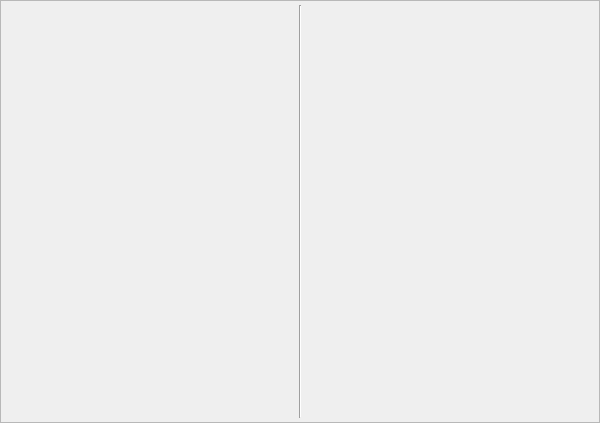
<?xml version="1.0" encoding="UTF-8"?>
<ui version="4.0">
 <class>TimingsDialog</class>
 <widget class="QDialog" name="TimingsDialog">
  <property name="geometry">
   <rect>
    <x>0</x>
    <y>0</y>
    <width>600</width>
    <height>423</height>
   </rect>
  </property>
  <property name="windowTitle">
   <string>Dialog</string>
  </property>
  <layout class="QVBoxLayout" name="verticalLayout">
   <property name="spacing">
    <number>0</number>
   </property>
   <property name="leftMargin">
    <number>0</number>
   </property>
   <property name="topMargin">
    <number>0</number>
   </property>
   <property name="rightMargin">
    <number>0</number>
   </property>
   <property name="bottomMargin">
    <number>0</number>
   </property>
   <item>
    <widget class="QScrollArea" name="scrollArea">
     <property name="widgetResizable">
      <bool>true</bool>
     </property>
     <widget class="QWidget" name="scrollAreaWidgetContents">
      <property name="geometry">
       <rect>
        <x>0</x>
        <y>0</y>
        <width>596</width>
        <height>419</height>
       </rect>
      </property>
      <layout class="QHBoxLayout" name="horizontalLayout">
       <property name="spacing">
        <number>4</number>
       </property>
       <property name="leftMargin">
        <number>4</number>
       </property>
       <property name="topMargin">
        <number>4</number>
       </property>
       <property name="rightMargin">
        <number>4</number>
       </property>
       <property name="bottomMargin">
        <number>4</number>
       </property>
       <item>
        <widget class="QWidget" name="leftDispPanel" native="true">
         <layout class="QVBoxLayout" name="layoutLeftPanel">
          <property name="spacing">
           <number>2</number>
          </property>
          <property name="leftMargin">
           <number>0</number>
          </property>
          <property name="topMargin">
           <number>0</number>
          </property>
          <property name="rightMargin">
           <number>0</number>
          </property>
          <property name="bottomMargin">
           <number>0</number>
          </property>
          <item>
           <spacer name="verticalSpacer">
            <property name="orientation">
             <enum>Qt::Vertical</enum>
            </property>
            <property name="sizeHint" stdset="0">
             <size>
              <width>20</width>
              <height>40</height>
             </size>
            </property>
           </spacer>
          </item>
         </layout>
        </widget>
       </item>
       <item>
        <widget class="Line" name="line">
         <property name="orientation">
          <enum>Qt::Vertical</enum>
         </property>
        </widget>
       </item>
       <item>
        <widget class="QWidget" name="rightDispPanel" native="true">
         <layout class="QVBoxLayout" name="layoutRightPanel">
          <property name="spacing">
           <number>2</number>
          </property>
          <property name="leftMargin">
           <number>0</number>
          </property>
          <property name="topMargin">
           <number>0</number>
          </property>
          <property name="rightMargin">
           <number>0</number>
          </property>
          <property name="bottomMargin">
           <number>0</number>
          </property>
          <item>
           <spacer name="verticalSpacer_2">
            <property name="orientation">
             <enum>Qt::Vertical</enum>
            </property>
            <property name="sizeHint" stdset="0">
             <size>
              <width>20</width>
              <height>40</height>
             </size>
            </property>
           </spacer>
          </item>
         </layout>
        </widget>
       </item>
      </layout>
     </widget>
    </widget>
   </item>
  </layout>
 </widget>
 <resources/>
 <connections/>
</ui>
